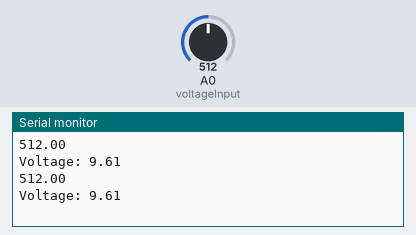
A sketch run on a simulated Arduino Uno, built with avr-gcc and run on an emulated ATmega328P. Shown: the last lines printed to the serial monitor. Inputs (shaded band) come from the test bench; at power-on: A0 (voltageInput) = 512.

Above: at 1.8 s.
1.9 s: A0 (voltageInput) set to 716
At 2.7 s:
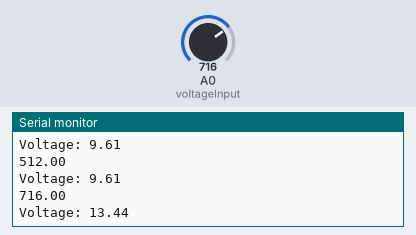
3.4 s: A0 (voltageInput) set to 900
At 4.3 s:
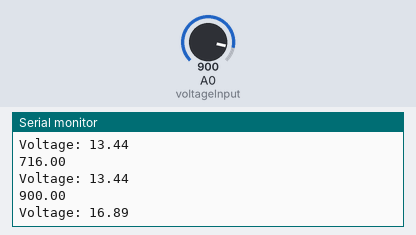
Timing chart, 0 to 6.4 s (numbered marks = the images above; inputs shaded):
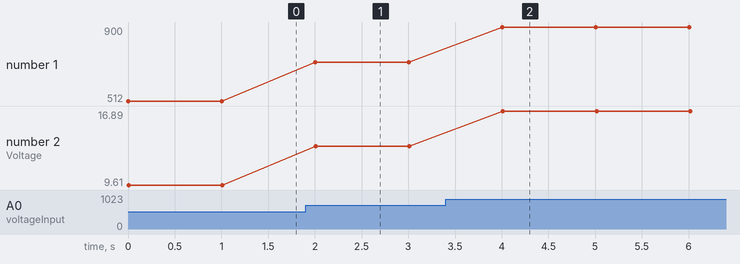

The sketch:

voltage_indicator_code.ino
```cpp
const int voltageInput = A0;
float voltage = 0;
float Vin = 0;

void setup() {
  Serial.begin(9600);
  pinMode(voltageInput, INPUT);
}

void loop() {
  voltage = analogRead(voltageInput);
  Serial.println(voltage);
  Vin = voltage/53.285714;
  Serial.print("Voltage: ");
  Serial.println(Vin);
  delay(1000);
}
```

Measured:
- after the input at 1.9 s, the serial monitor: prints a new line after 0.10 s (image 1)
- after the input at 3.4 s, the serial monitor: prints a new line after 0.60 s (image 2)
- plotted number 1: 512 → 716 after the input at 1.9 s, 716 → 900 after the input at 3.4 s
- plotted number 2: 9.61 → 13.44 after the input at 1.9 s, 13.44 → 16.89 after the input at 3.4 s
